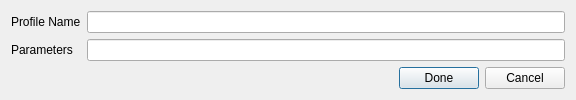
<?xml version="1.0" encoding="UTF-8"?>
<ui version="4.0">
 <class>addParBook</class>
 <widget class="QDialog" name="addParBook">
  <property name="windowModality">
   <enum>Qt::ApplicationModal</enum>
  </property>
  <property name="geometry">
   <rect>
    <x>0</x>
    <y>0</y>
    <width>576</width>
    <height>100</height>
   </rect>
  </property>
  <property name="minimumSize">
   <size>
    <width>576</width>
    <height>100</height>
   </size>
  </property>
  <property name="maximumSize">
   <size>
    <width>576</width>
    <height>100</height>
   </size>
  </property>
  <property name="windowTitle">
   <string>Add Parameters Profile</string>
  </property>
  <property name="windowIcon">
   <iconset resource="../../../../../dati_locali/progetti/nmapsi4/nmapsi4_exp/mainwin.qrc">
    <normaloff>:/images/icons/128x128/nmapsi4.png</normaloff>:/images/icons/128x128/nmapsi4.png</iconset>
  </property>
  <layout class="QVBoxLayout" name="verticalLayout_2">
   <item>
    <layout class="QGridLayout" name="gridLayout">
     <item row="0" column="0">
      <widget class="QLabel" name="label">
       <property name="text">
        <string>Profile Name</string>
       </property>
      </widget>
     </item>
     <item row="0" column="1">
      <widget class="QLineEdit" name="lineProfileName"/>
     </item>
     <item row="1" column="0">
      <widget class="QLabel" name="label_2">
       <property name="text">
        <string>Parameters</string>
       </property>
      </widget>
     </item>
     <item row="1" column="1">
      <widget class="QLineEdit" name="lineProfilePar"/>
     </item>
    </layout>
   </item>
   <item>
    <layout class="QHBoxLayout" name="horizontalLayout">
     <item>
      <spacer name="horizontalSpacer">
       <property name="orientation">
        <enum>Qt::Horizontal</enum>
       </property>
       <property name="sizeHint" stdset="0">
        <size>
         <width>40</width>
         <height>20</height>
        </size>
       </property>
      </spacer>
     </item>
     <item>
      <widget class="QPushButton" name="doneButt">
       <property name="text">
        <string>Done</string>
       </property>
       <property name="icon">
        <iconset resource="../../../../../dati_locali/progetti/nmapsi4/nmapsi4_exp/mainwin.qrc">
         <normaloff>:/images/images/flag_green.png</normaloff>:/images/images/flag_green.png</iconset>
       </property>
      </widget>
     </item>
     <item>
      <widget class="QPushButton" name="cancelButt">
       <property name="text">
        <string>Cancel</string>
       </property>
       <property name="icon">
        <iconset resource="../../../../../dati_locali/progetti/nmapsi4/nmapsi4_exp/mainwin.qrc">
         <normaloff>:/images/images/flag_red.png</normaloff>:/images/images/flag_red.png</iconset>
       </property>
      </widget>
     </item>
    </layout>
   </item>
  </layout>
 </widget>
 <resources>
  <include location="../../../../../dati_locali/progetti/nmapsi4/nmapsi4_exp/mainwin.qrc"/>
 </resources>
 <connections/>
</ui>
